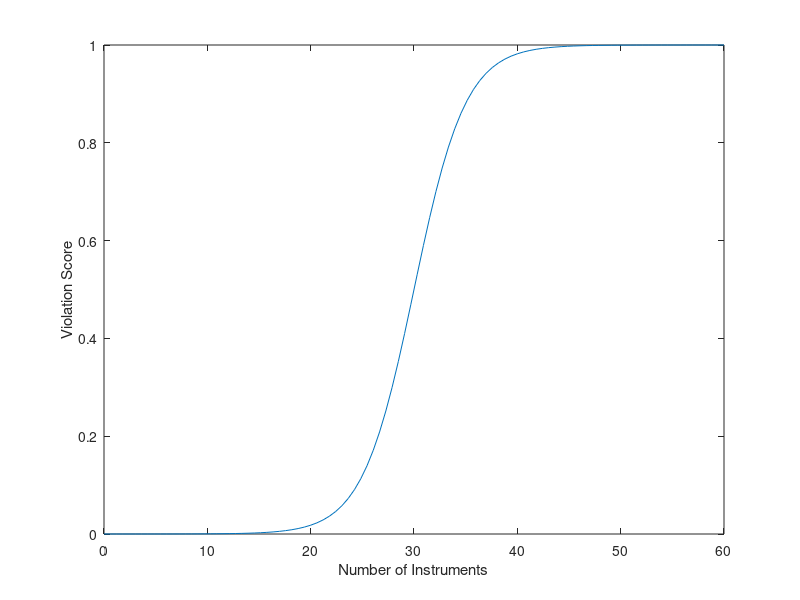

This chart was generated by the following MATLAB code:
%% Formulation of number of instruments heuristic - soft constraint form
clear
close all
clc

%% Function testing
x = linspace(0, 60);
model = 'logistic'; % linear or logistic

switch model
    case 'logistic'
        % Test 1 - logistic function (harsh penalization)
        L = 1;
        x0 = 30;
        k = 0.4;
        f_x = L./(1 + exp(-k*(x - x0))); 
        
    case 'linear'
        % Test 2 - Linear function (1 at 60, 0 at 15)
        f_x = zeros(1, size(x,2));
        for i = 1:size(x,2)
            if x(i) < 15
                f_x(i) = 0;
            else
                f_x(i) = 1 + (x(i) - 60)/45;
            end
        end
end

figure
plot(x, f_x)
xlabel('Number of Instruments')
ylabel('Violation Score')
